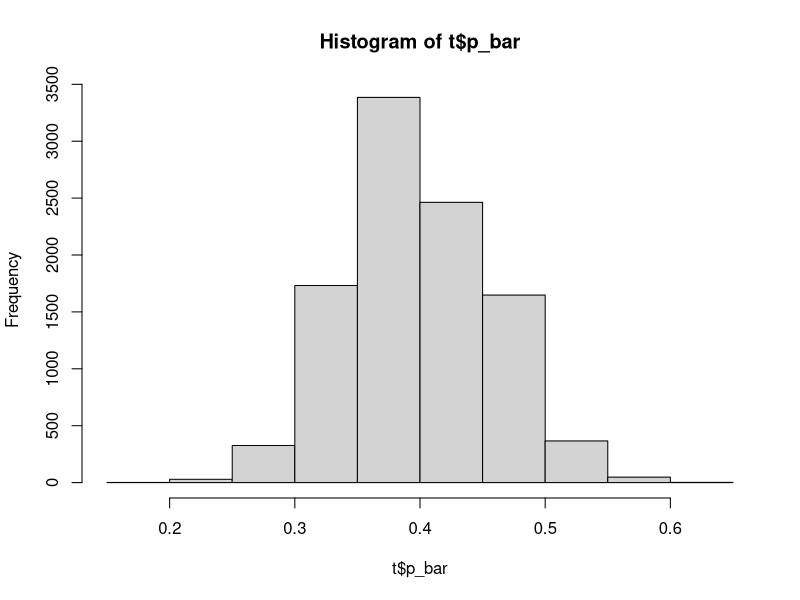

Source code (R): (Note: this script raises an error after producing the figure.)
## ---- chunk 1
set.seed(1492)

## What does CI (Confidence Interval)  mean?
#  ============================================
## Suppose want to find percentage of students (many) with tatoos
##
## How ?   SAMPLE
p = 0.4  # (usually do not know)
n = 75   # students, sample size
## FACT
## se_bar = sqrt( p_bar * (1 - p_bar)/n)
##

## Take a Sample  (ie string of yes/no, 1,0)
r  <- sample(x = 0:1,
             size = 75,
             replace = TRUE, 
             prob = c(0.6, 0.4))
r
sum(r) #31
(p_bar = sum(r)/n) # [1] 0.4

#####   OR 
# ===========================================
## What does 95% confident actually mean??

## rbinom (n=1, size = 75, prob= 0.4):  ren string of yes/no, 1,0  (size # trials)

## To me:  n=1 means 1 SAMPLE, 
## size=throws in 1 SAMPLE, 
## return is # successes in 1 SAMPLE
##
## n =2 means, return will be 2 values, one for each sample
##
###  FUNCTION
###
 N=75
t  <- tibble::tibble()

one_sample  <- function(DUMMY = null) {  # 1 sample

    # true value
    prob = 0.4

    # p_bar is percentage heads 
    p_bar  <- rbinom(n=1, size=75, prob = prob)/N

    ## And the range, for any single p_bar, standard error
    se_bar = sqrt( p_bar * (1 - p_bar)/N)
    ## CI
    L  <- p_bar - 1.96*se_bar
    U  <- p_bar + 1.96*se_bar
    contains_TRUE =  (L < prob)   && ( prob < U )
    new  <- tibble::tibble(p_bar = p_bar, L=L, U=U, contains_TRUE = contains_TRUE)
    t <<- rbind(t, new)
    invisible()
}
#   Run experiment many, many times (expected value)
lapply(0:9999, one_sample)

# view
t
t[order(t$L), ]
hist(t$p_bar)

print(t, n=100)


nrow(z[!z$contains_TRUE,])
## ---- chunk 2

NAME <- c("A", "A", "B", "B", "C", "C")
 YEAR <- c(2016, 2011, 2016, 2011, 2016, 2011)
 YEAR <- as.factor(YEAR)
 VALUE <- c(1, 4, 1, 5, 2, 8)
 DATA <- data.frame(NAME, YEAR, VALUE)
 DATA

rownames(t)

ggplot(t, aes(x = L,y = rownames())  ) +
  geom_line(arrow = arrow(length=unit(0.30,"cm"), ends="first", type = "closed"))

ggplot(DATA, aes(x=VALUE, y=NAME)) + 
  #geom_point(size=5, aes(colour=YEAR)) +
  geom_line(arrow = arrow(length=unit(0.30,"cm"), ends="first", type = "closed"))

## ---- chunk 3

file  <- "out"
png(filename = paste0("~/Downloads/print_and_delete/" , file,".png"),
         width = 480, height = 480, units = "px", pointsize = 12,
          bg = "white",  res = NA,
         type = c("cairo", "cairo-png", "Xlib", "quartz")
)

 hist(x)
# boxplot(x, col="green", names=c("UrOx"))

stripchart(x = x, 
           ylim=c(0, 225),
           pch = 1, 
           cex = 0.5,
           frame = TRUE, 
           vertical = TRUE,
           main = "24-hour Ur Ox")

abline(h = 35, col=2)

# plot(x, fake, ylim = c(-5, 5), sub = "t-value = 21.5", type = "p")
# abline(h = fake_mean, col=2)
dev.off()
